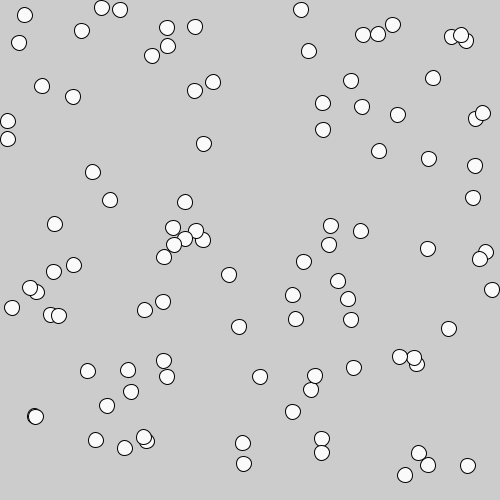
Frame 1 (no input)
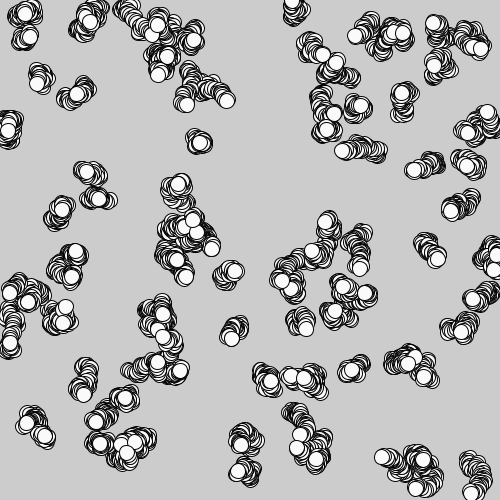
Frame 60 (the mouse pressed at the canvas centre just before this capture)
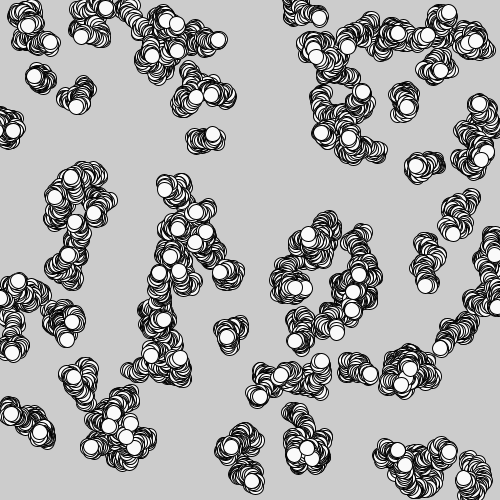
Frame 120 (the mouse held since frame 60 and released just before this capture)

The Processing sketch that drew these frames (run headless with seeded random() and noise(); from frame 60 on, the mouse is pressed at the canvas centre):

// Processing sketch: processing_171002
// ── processing_171002.pde

Cell[] myCells = new Cell[99];

float a = 0;

float b = 0;

void setup() {
  size(500, 500);
  for (int i = 0; i < myCells.length; i ++) {
    myCells[i] = new Cell();
  }
}

void draw() {
  //background(a,b,255);
  fill (a,b);
  noFill();
  for (int i=0; i< myCells.length; i++) {
    myCells[i].display();
    myCells[i].update();
    a = 0+5;
    b = 0+3;
  
  }
}

//this is the cell classe. We defnie it in two parts. First we delare its variables:

class Cell{
  
  float xlocation;
  float ylocation;
  float dia;
  boolean isseed;
  float cellred, cellgreen, cellblue;
  float lineweight;
  float a = 0;
  float b = 0;
  float c = 0;
  
//then we construct it - using a 'constructor 
  
  Cell(){
  
    xlocation = random(a,500);
    ylocation = random(b,500);
    dia = 15;
    isseed = false;
    cellred = 250;
    cellgreen = 250;
    cellblue = 250;
    lineweight = 0.01;
    a = a+0.8;
    b = b+0.5;
  }
  
  void display(){
    stroke(lineweight);
    fill(cellred,cellgreen,cellblue);
    ellipse(xlocation, ylocation, dia,dia);
  }
  void update(){
    xlocation = xlocation+random(-3,3);
    ylocation = ylocation+random(-3,3);
  }
}


  
  
    
  
